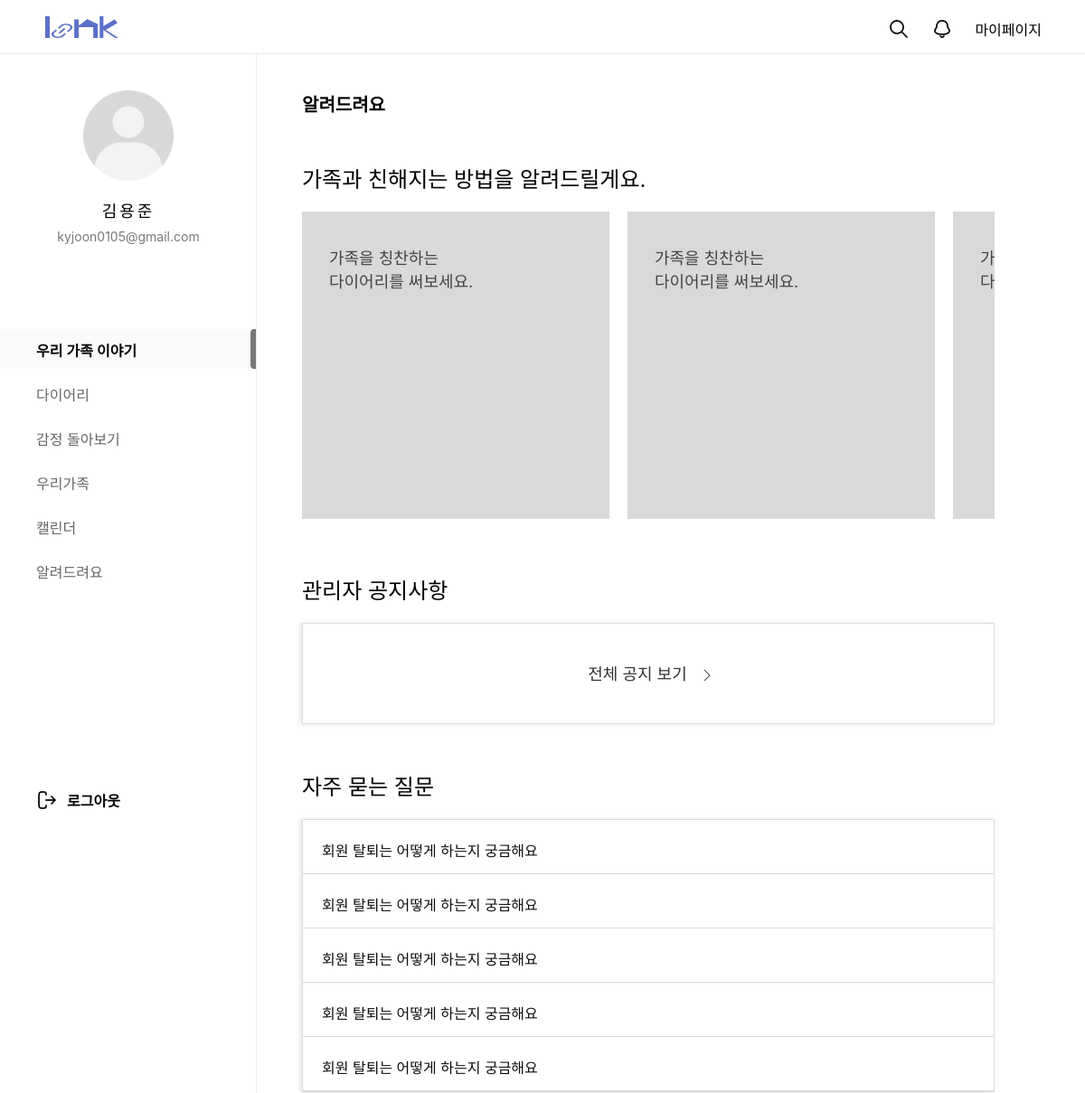
Before: /customer/ (upper part) with the older database file.
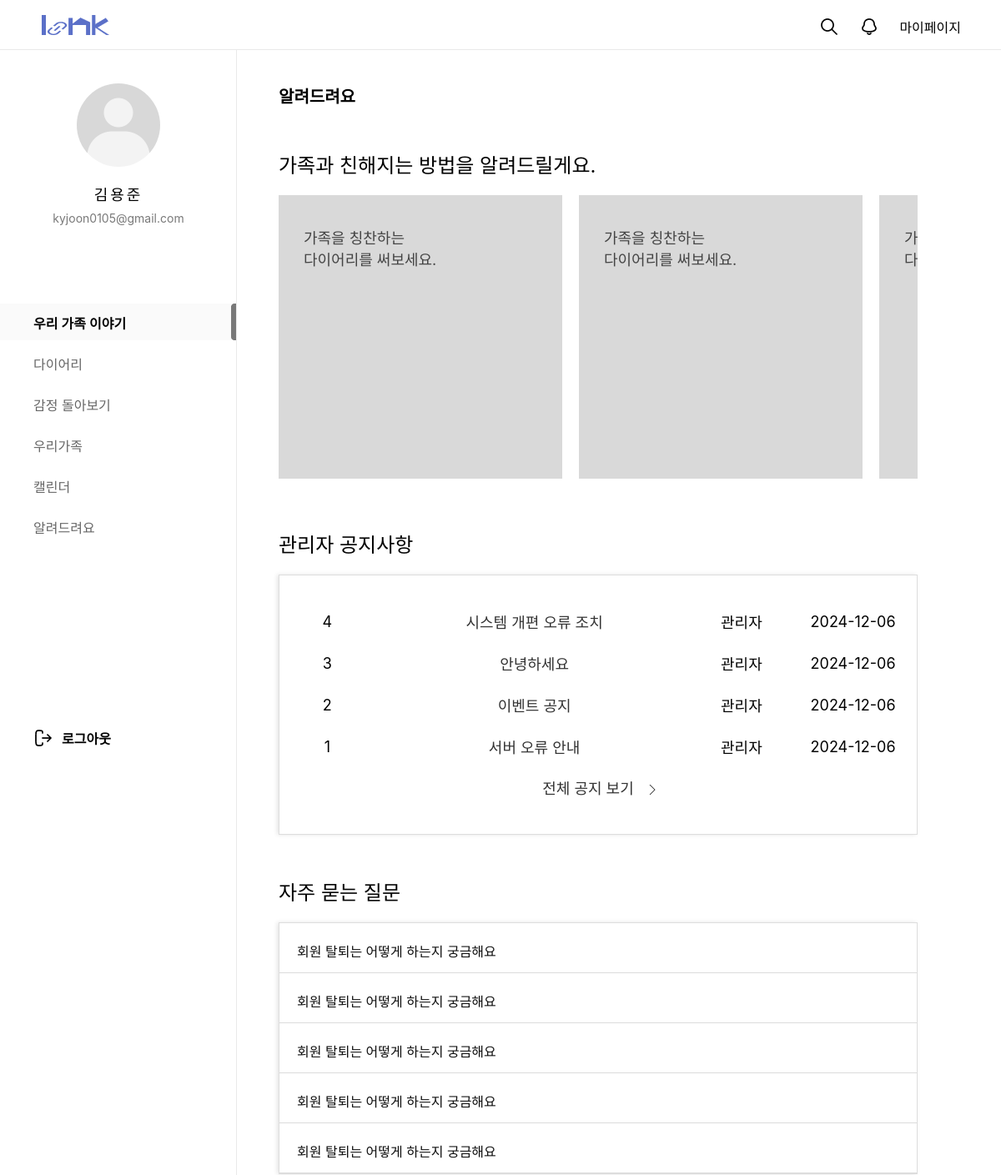
After: the same page with the newer database file.
### customer/models.py (models this page shows, shortened)
class NoticeBoard(models.Model):
  bno = models.AutoField(primary_key=True)
  member = models.CharField(max_length=100, default='관리자')
  btitle = models.CharField(max_length=1000)
  bcontent = models.TextField()
  bdate = models.DateTimeField(auto_now=True)
  bfile = models.ImageField(null=True, blank=True, upload_to='uploads/')
  like_members = models.ManyToManyField(Member, related_name='like_member',  blank=True)

### customer/views.py (the view)
# urls.py: path('', views.main, name="main"),
def main(request):
  qs = NoticeBoard.objects.order_by('-bno')[:5]
  context = {'notice_5':qs}
  return render(request, 'customer_service.html', context)

### customer/templates/customer_service.html (shortened to what this page needs)
{% extends 'main_navi_base.html' %}
{% load static %}
  {% block container-block%}
  <div id="container">
    <div id="customer_service_top">
      <h2>알려드려요</h2>
      <span>가족과 친해지는 방법을 알려드릴게요.</span>
      <div class="how_dairy">
        <div class="slider-item">
          <p>가족을 칭찬하는<br>다이어리를 써보세요.</p>
        </div>
        <div class="slider-item">
          <p>가족을 칭찬하는<br>다이어리를 써보세요.</p>
        </div>
        <div class="slider-item">
          <p>가족을 칭찬하는<br>다이어리를 써보세요.</p>
        </div>
      </div>
    </div>
    <div id="customer_service_notice">
      <span>관리자 공지사항</span>
      <div class="customer_service_notice_table">
        <table>
          <colgroup>
            <col style="width:15%;">
            <col style="width:50%;">
            <col style="width:15%;">
            <col style="width:20%;">
          </colgroup>
          {% for notice in notice_5%}
          <tr>
            <td>{{notice.bno}}</td>
            <td><a href="/customer/noticeview/{{notice.bno}}/">{{notice.btitle}}</a></td>
            <td>{{notice.member}}</td>
            <td>{{notice.bdate|date:'Y-m-d'}}</td>
          </tr>
          {% endfor %}
          <tr class="notice_list_last">
            <td colspan="4"><a href="/customer/noticelist/"><span>전체 공지 보기</span><img src="/static/images/customer/Expand_right_light.png" alt=""></a></td>
          </tr>
        </table>
      </div>
    </div>
    <div id="customer_service_qna">
      <span>자주 묻는 질문</span>
      <div class="customer_service_qnabox">
        <div class="customer_service_q">
          <p>회원 탈퇴는 어떻게 하는지 궁금해요</p>
        </div>
        <div class="customer_service_q">
          <p>회원 탈퇴는 어떻게 하는지 궁금해요</p>
        </div>
        <div class="customer_service_q">
          <p>회원 탈퇴는 어떻게 하는지 궁금해요</p>
        </div>
        <div class="customer_service_q">
          <p>회원 탈퇴는 어떻게 하는지 궁금해요</p>
        </div>
        <div class="customer_service_q">
          <p>회원 탈퇴는 어떻게 하는지 궁금해요</p>
        </div>
      </div>
    </div>
  </div>
  {% endblock container-block%}

### home/templates/main_navi_base.html (shortened to what this page needs)
{% load static %}
<!DOCTYPE html>
<html lang="ko">
<head>
  <link rel="stylesheet" as="style" crossorigin href="https://cdn.jsdelivr.net/gh/orioncactus/pretendard@v1.3.9/dist/web/variable/pretendardvariable.min.css" />
	<link rel="stylesheet" href="{% static 'css/main_navi_base.css'%}">
  <link rel="stylesheet" href="{% static 'css/customer/customer_service.css'%}">
  <link rel="stylesheet" type="text/css" href="{% static 'css/customer/customer_notice_view.css'%}">
  <link rel="stylesheet" href="{% static 'css/customer/customer_notice_list.css'%}">
  <link rel="stylesheet" href="{% static 'css/emotion/emotion.css'%}">
</head>
<body>
</head>
<body>
	<div id="top_nav">
		<h1><a href="/main/index/"></a></h1>
		<ul class="top_menu">
			<li><a href="#"><img src="/static/images/main/search_icon.png" alt=""></a></li>
			<li><a href="#"><img src="/static/images/main/bell_off_icon.png" alt=""></a></li>
			<li><a href="#">마이페이지</a></li>
		</ul>
	</div>
	<div id="gnb">
		<div id="user_profile">
			<div id="pimg">
				<img src="/static/images/main/default_profile.png" alt="">
			</div>
			<p id="uName">김용준</p>
			<p id="uEmail">kyjoon0105@gmail.com</p>
		</div>
		<nav id="menu">
			<ul>
				<a href="#"><li class="menu_item active">우리 가족 이야기</li></a>
				<a href="#"><li class="menu_item">다이어리</li></a>
				<a href="#"><li class="menu_item">감정 돌아보기</li></a>
				<a href="#"><li class="menu_item">우리가족</li></a>
				<a href="#"><li class="menu_item">캘린더</li></a>
				<a href="/customer/"><li class="menu_item">알려드려요</li></a>
			</ul>
		</nav>
		<div id="logout">
			<a href="#"><span>로그아웃</span></a>
		</div>
	</div>
	{% block container-block%}
	{% endblock container-block%}
</body>
</html>

### static/css/main_navi_base.css (style rules this page uses)
* { margin: 0; padding: 0; font-family: "Pretendard Variable", Pretendard, -apple-system, BlinkMacSystemFont, system-ui, Roboto, "Helvetica Neue", "Segoe UI", "Apple SD Gothic Neo", "Noto Sans KR", "Malgun Gothic", "Apple Color Emoji", "Segoe UI Emoji", "Segoe UI Symbol", sans-serif; }
a { text-decoration: none; color: inherit; cursor: pointer; }
ol, ul { list-style: none; }
#top_nav { width: 100%; height: 60px; background: #fff; border-bottom: 1px solid #E9E9E9; position: fixed; z-index: 100; }
#gnb { width: 284px; height: 100%; overflow-y: auto; position: fixed; top : 60px; border-right: 1px solid #E9E9E9; background: #fff; }
#user_profile { width: 284px; height: 264px; text-align: center; }
#uName { font-size: 18px; font-weight: 500; letter-spacing: 3px; line-height: 21px; margin-top:23px }
#uEmail { font-size: 14px; font-weight: 400; line-height: 17px; color: #797979; margin-top:9px }
#pimg { width: 100px; height: 100px; border-radius: 100%; overflow: hidden; margin: 40px auto 0; }
#pimg img { width: 100%; height: 100%; object-fit: cover; }
#menu ul { list-style: none; padding-left: 0; margin-bottom: 220px; }
#menu ul li { height: 44px; padding: 11px 0 11px 40px; margin-bottom: 5px; box-sizing: border-box; transition: background-color 0.3s, color 0.3s; }
.menu_item { font-size: 16px; font-weight: 400; color: #666; }
.menu_item.active { font-size: 16px; font-weight: 600; color: #000; background-color: #FAFAFA; background-image: url(/static/images/main/menu_bar.png); background-repeat: no-repeat; background-position: right center; }
#logout { font-size: 16px; font-weight: 600; margin-left: 40px; background-image: url(/static/images/main/logout_icon.png); background-repeat: no-repeat; background-position: left center; }
#logout span { margin-left: 34px; }
#top_nav>h1 { width: 81px; height: 24px; background: url('/static/images/main/logo_sample.png') no-repeat; position: absolute; left:50px; top:18px; cursor: pointer; }
.top_menu { display: flex; gap: 24px; justify-content: flex-end; margin-right: 48px; padding-top: 20px; box-sizing: border-box; }

### static/css/customer/customer_service.css (style rules this page uses)
* { margin: 0; padding: 0; box-sizing: border-box; font-family: "Pretendard Variable", Pretendard, -apple-system, BlinkMacSystemFont, system-ui, Roboto, "Helvetica Neue", "Segoe UI", "Apple SD Gothic Neo", "Noto Sans KR", "Malgun Gothic", "Apple Color Emoji", "Segoe UI Emoji", "Segoe UI Symbol", sans-serif; }
a { text-decoration: none; }
body, html { height: 100%; }
table, tr, td { border-collapse: collapse; color: #333; font-size: 14px; }
#container { width: 100%; min-height: 100vh; padding: 100px 180px 300px 334px; }
#customer_service_top { width: 100%; margin-bottom: 60px; overflow: hidden; position: relative; z-index: 10; }
#customer_service_top h2 { font-size: 20px; font-weight: medium; margin-bottom: 50px; }
#customer_service_top span { font-size: 24px; }
#customer_service_top .how_dairy { display: flex; transition: transform 0.3s ease-in-out; touch-action: pan-y; }
#customer_service_top .how_dairy div { background: #D9D9D9; min-width: 340px; height: 340px; margin: 20px 20px 0 0; }
#customer_service_top .how_dairy p { font-size: 18px; color: #444; width: 160px; height: 60px; margin: 37px 0 0 30px; }
#customer_service_notice { margin-bottom: 50px; }
#customer_service_notice span { font-size: 24px; }
.customer_service_notice_table { border: 1px solid #ddd; box-shadow: -2px 0 5px rgba(0, 0, 0, 0.1); margin-top: 20px; }
#customer_service_notice table { margin-top: 30px; margin-bottom: 30px; width: 100%; }
#customer_service_notice table td { height: 50px; font-size: 18px; color: #000; text-align: center; box-sizing: border-box; }
#customer_service_notice table td a { color: #333; }
#customer_service_notice .notice_list_last span { width: 130px; height: 24px; font-size: 18px; align-items: center; text-align: center; display: inline-block; }
.notice_list_last img { vertical-align: middle; }
.notice_list_last { justify-content: center; align-items: center; }
#customer_service_qna { margin-bottom: 50px; }
#customer_service_qna span { font-size: 24px; }
.customer_service_qnabox { border: 1px solid #ddd; box-shadow: -2px 0 5px rgba(0, 0, 0, 0.1); margin-top: 20px; }
.customer_service_qnabox div { border-bottom: 1px solid #DBDBDB; }
.customer_service_q { height: 60px; padding: 21px 21px; border-bottom: 1px solid #DBDBDB; font-size: 16px; color: #0F0F0F; cursor: pointer; }

Changed rows visible on the page:
added NoticeBoard: bno "4", btitle "시스템 개편 오류 조치", member "관리자", bdate "2024-12-06"
added NoticeBoard: bno "3", btitle "안녕하세요", member "관리자", bdate "2024-12-06"
added NoticeBoard: bno "2", btitle "이벤트 공지", member "관리자", bdate "2024-12-06"
added NoticeBoard: bno "1", btitle "서버 오류 안내", member "관리자", bdate "2024-12-06"
